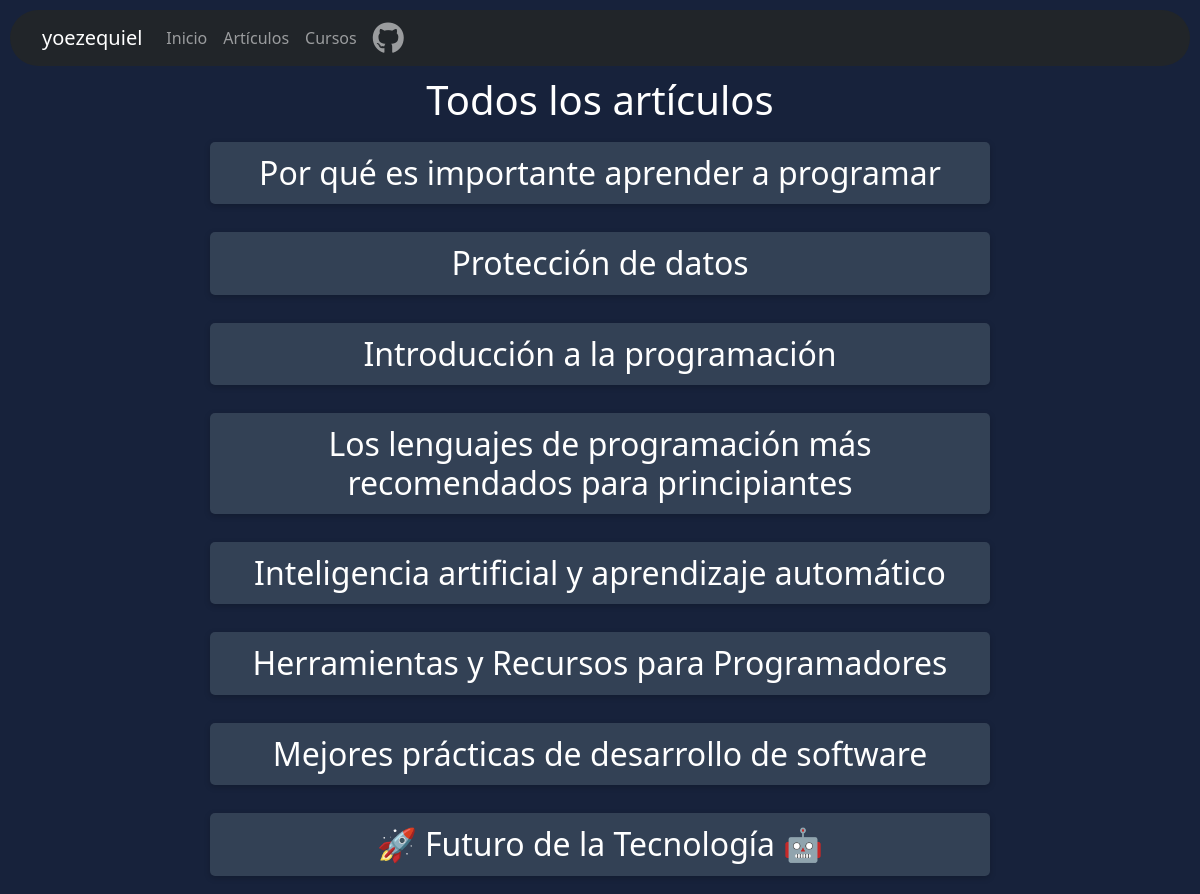
Page /articles on the earlier database version.
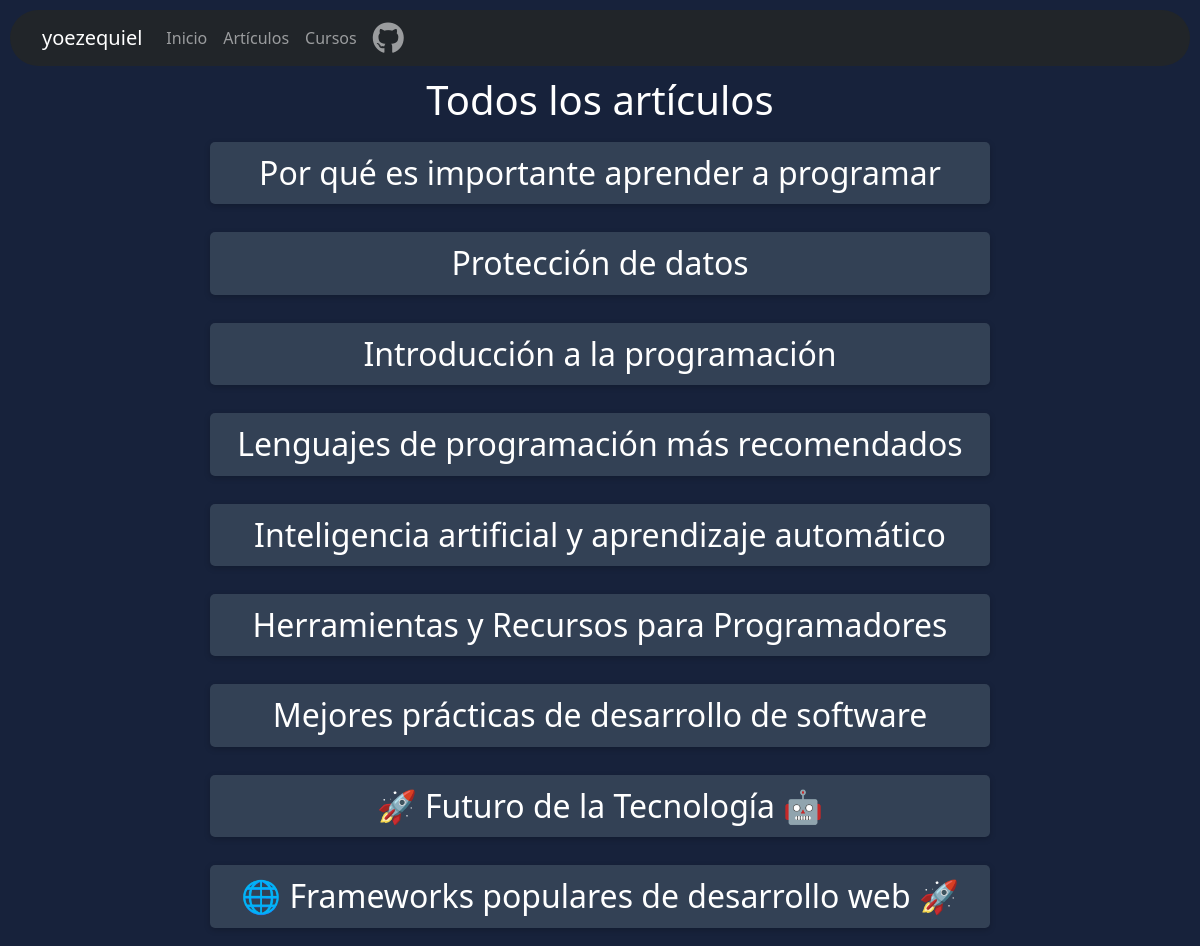
Same page on the later database version.
### tables this page shows
CREATE TABLE articles (
                    id INTEGER PRIMARY KEY AUTOINCREMENT,
                    title TEXT NOT NULL,
                    content TEXT NOT NULL,
                    image TEXT
                );

### app.py (the view)
@app.route('/articles')
def view_all_articles():
    conn = get_db_connection()
    if conn:
        try:
            cursor = conn.cursor()
            cursor.execute("SELECT * FROM articles")
            all_articles = cursor.fetchall()
            cursor.close()
            conn.close()
            return render_template('all_articles.html', articles=all_articles)
        except sqlite3.Error as e:
            print(e)
            return "Error en la conexión a la base de datos"
    else:
        return "Error en la conexión a la base de datos"

### app.py (called while the page is built)
def get_db_connection():
    try:
        conn = sqlite3.connect('blog.db')
        return conn
    except sqlite3.Error as e:
        print(e)
        return None

### templates/all_articles.html (shortened to what this page needs)
{% extends 'base.html' %}
{% block content %}
<link rel="stylesheet" href="{{ url_for('static', filename='css/index.css') }}">
<body>
    <h1>Todos los artículos</h1>
    {% for article in articles %}
            <div class="article">
                <h2><a id="a" href="{{ url_for('view_article', article_id=article[0]) }}">{{ article[1] }}</a></h2>
            </div>
        {% endfor %}
</body>
</html>
{% endblock %}

### templates/base.html (shortened to what this page needs)
<!DOCTYPE html>
<html>
<head>
    <link rel="stylesheet" href="https://stackpath.bootstrapcdn.com/bootstrap/5.0.0-alpha2/css/bootstrap.min.css">
    <link rel="stylesheet" href="{{ url_for('static', filename='css/base.css') }}">
</head>
<body>
    <nav class="navbar navbar-expand-lg navbar-dark bg-dark">
        <div class="container">
            <a class="navbar-brand" href="/">yoezequiel</a>
            <div class="collapse navbar-collapse" id="navbarNav">
                <ul class="navbar-nav ml-auto">
                    <li class="nav-item">
                        <a class="nav-link" href="/">Inicio</a>
                    </li>
                    <li class="nav-item">
                        <a class="nav-link" href="/articles">Artículos</a>
                    </li>
                    <li class="nav-item">
                        <a class="nav-link" href="/cursos">Cursos</a>
                    </li>
                    <li class="nav-item">
                        <a class="nav-link" href="https://github.com/yoezequiel "target="_blank"><i class="fa-brands fa-github fa-2xl"></i></a>
                    </li>
                </ul>
            </div>
        </div>
    </nav>
    <div class="container" id="container">
        {% block content %}
        {% endblock %}
</body>
</html>

### static/css/base.css (style rules this page uses)
body { background-color: rgb(23, 34, 59); color: white; text-align: center; }
nav { border-radius: 100px; margin: 10px; text-align: center; }

### static/css/index.css (style rules this page uses)
.article { padding: 10px; margin-bottom: 20px; transition: transform 0.3s ease-in-out; border-radius: 8px; max-width: 800px; margin: 0 auto; }
#a { display: block; text-decoration: none; color: white; font-weight: 400; background-color: rgb(51, 65, 85); box-shadow: 0 2px 6px rgba(0, 0, 0, 0.2); padding: 12px 20px; border-radius: 5px; width: 100%; }

Differences in the rows shown:
changed articles: title "Los lenguajes de programación más recomendados para principiantes" → "Lenguajes de programación más recomendados"
added articles: title "🌐 Frameworks populares de desarrollo web 🚀"
